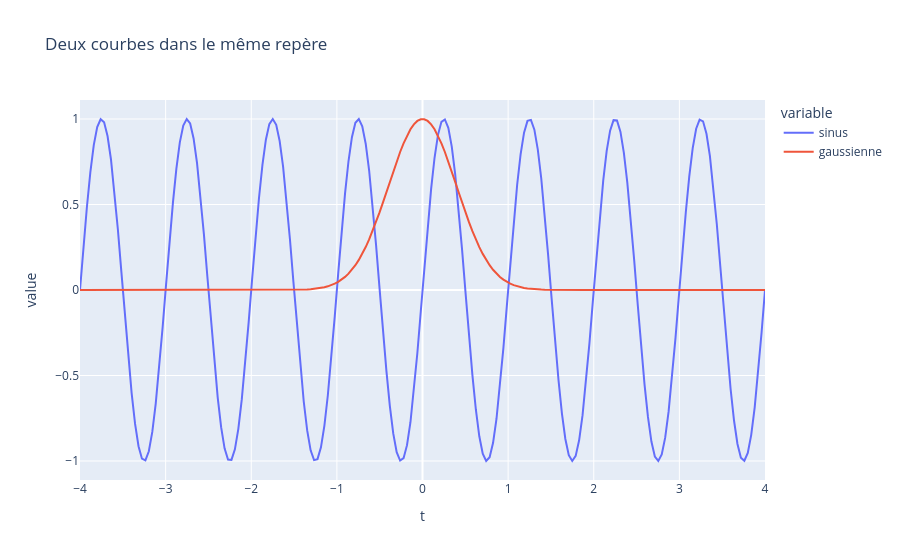

The cell this chart's notebook holds for it:
### Code cell
import numpy as np
import msicpe.mana as mana
import pandas as pd
import plotly.express as px
t=np.linspace(-4,4,200)
x=np.sin(2*np.pi*t)
y=mana.gauss(t)

df=pd.DataFrame({"t":t,"sinus":x,"gaussienne":y})


fig = px.line(df, x="t", y=["sinus","gaussienne"], title = "Deux courbes dans le même repère")
fig.show()

### Figure 1 — Plotly figure (JSON) as saved in the notebook; plotly's stock layout.template omitted (floating-point values rounded to 4 significant figures; data arrays with more than 128 entries replaced by an {"elided": "..."} marker saying what was removed)
{"data": [{"hovertemplate": "variable=sinus<br>t=%{x}<br>value=%{y}<extra></extra>", "legendgroup": "sinus", "line": {"color": "#636efa", "dash": "solid"}, "marker": {"symbol": "circle"}, "mode": "lines", "name": "sinus", "orientation": "v", "showlegend": true, "type": "scatter", "x": {"elided": "200 float values"}, "xaxis": "x", "y": {"elided": "200 float values"}, "yaxis": "y"}, {"hovertemplate": "variable=gaussienne<br>t=%{x}<br>value=%{y}<extra></extra>", "legendgroup": "gaussienne", "line": {"color": "#EF553B", "dash": "solid"}, "marker": {"symbol": "circle"}, "mode": "lines", "name": "gaussienne", "orientation": "v", "showlegend": true, "type": "scatter", "x": {"elided": "200 float values"}, "xaxis": "x", "y": {"elided": "200 float values"}, "yaxis": "y"}], "layout": {"legend": {"title": {"text": "variable"}, "tracegroupgap": 0}, "title": {"text": "Deux courbes dans le même repère"}, "xaxis": {"anchor": "y", "domain": [0, 1], "title": {"text": "t"}}, "yaxis": {"anchor": "x", "domain": [0, 1], "title": {"text": "value"}}}}
